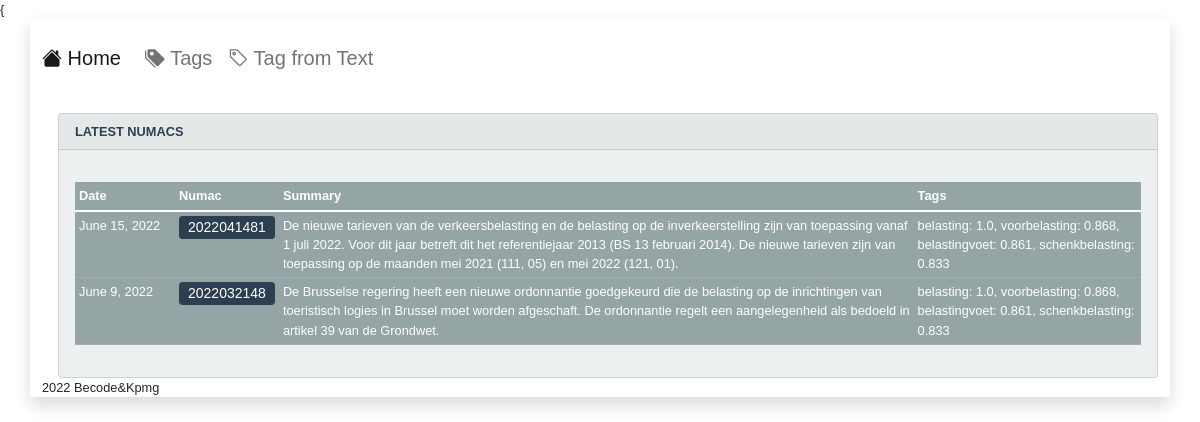
Page /tags/belastingvoet/ on the committed database.
### taxtag/models.py (models this page shows, shortened)
class Article(models.Model):
    date = models.DateField()
    numac = models.CharField(max_length=15)
    link=models.CharField(max_length=150)
    nl_text=models.TextField()
    nl_sum=models.TextField()
    nl_tags=models.TextField()
    created_at = models.DateTimeField(auto_now_add=True)
    updated_at = models.DateTimeField(auto_now=True)
    class Meta:
        ordering = ['-date' , 'numac']

### taxtag/views.py (the view)
# urls.py: path('tags/<str:tag>/',tagsearch, name='tagsearch'),
def tagsearch(request,tag):
    articles=Article.objects.filter(nl_tags__icontains=tag)
    context = {'data':{'articles': articles}}
    return render(request, 'home.html', context)

### taxtag/templates/home.html (shortened to what this page needs)
{% extends "base.html" %}
{% block content %}
<div class="row">
  <div class="col-md-auto">
  <div class="card text-white bg-light ms-3 mt-3 " >
      <div class="card-header text-primary text-uppercase " style="font-weight:bold"> LATEST NUMACS</div>
      <div class="card-body">
        <p class="card-text">
          <table class="table table-sm table-secondary table-responsive">
          <thead class="thead-inverse">
              <tr>
                  <th style="width:100px">Date</th>
                  <th>Numac</th>
                  <th>Summary</th>
                  <th>Tags</th>
              </tr>
              </thead>
              <tbody>
                  {% for b in data.articles %}
                  <tr>
              <td>{{ b.date}}</td>
              <td><a class="btn btn-primary btn-sm w-100 py-0" style="text-align:left" href={{ b.link }}> {{ b.numac }}</a></td>
              <td>{{ b.nl_sum}}</td>
              <td>{{ b.nl_tags}}</td>
                  </tr>
                  {% endfor %}
              </tbody>
      </table>
      </p>
      </div>
    </div>
  </div>
  </div>
{% endblock %}

### taxtag/templates/base.html (style rules this page uses)
body { font-family: "Open+Sans", sans-serif; font-size: 80%; }

### rows in the picture
Article: date "June 15, 2022", numac "2022041481", nl_sum "De nieuwe tarieven van de verkeersbelasting en de belasting op de inverkeerstelling zijn van toepassing vanaf 1 juli 2022. Voor dit jaar betreft dit het referentiejaar 2013 (BS 13 februari 2014). De nieuwe tarieven zijn van toepassing op de maanden mei 2021 (111, 05) en mei 2022 (121, 01).", nl_tags "belasting: 1.0, voorbelasting: 0.868, belastingvoet: 0.861, schenkbelasting: 0.833"
Article: date "June 9, 2022", numac "2022032148", nl_sum "De Brusselse regering heeft een nieuwe ordonnantie goedgekeurd die de belasting op de inrichtingen van toeristisch logies in Brussel moet worden afgeschaft. De ordonnantie regelt een aangelegenheid als bedoeld in artikel 39 van de Grondwet.", nl_tags "belasting: 1.0, voorbelasting: 0.868, belastingvoet: 0.861, schenkbelasting: 0.833"
